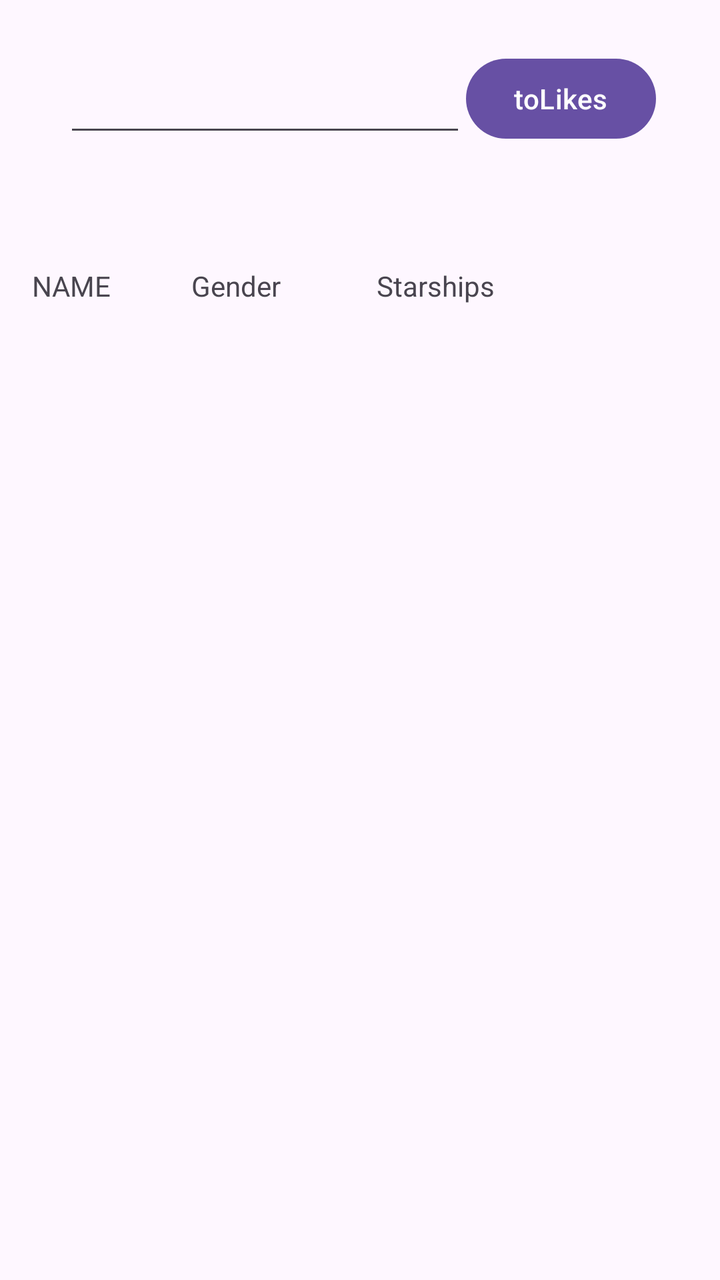
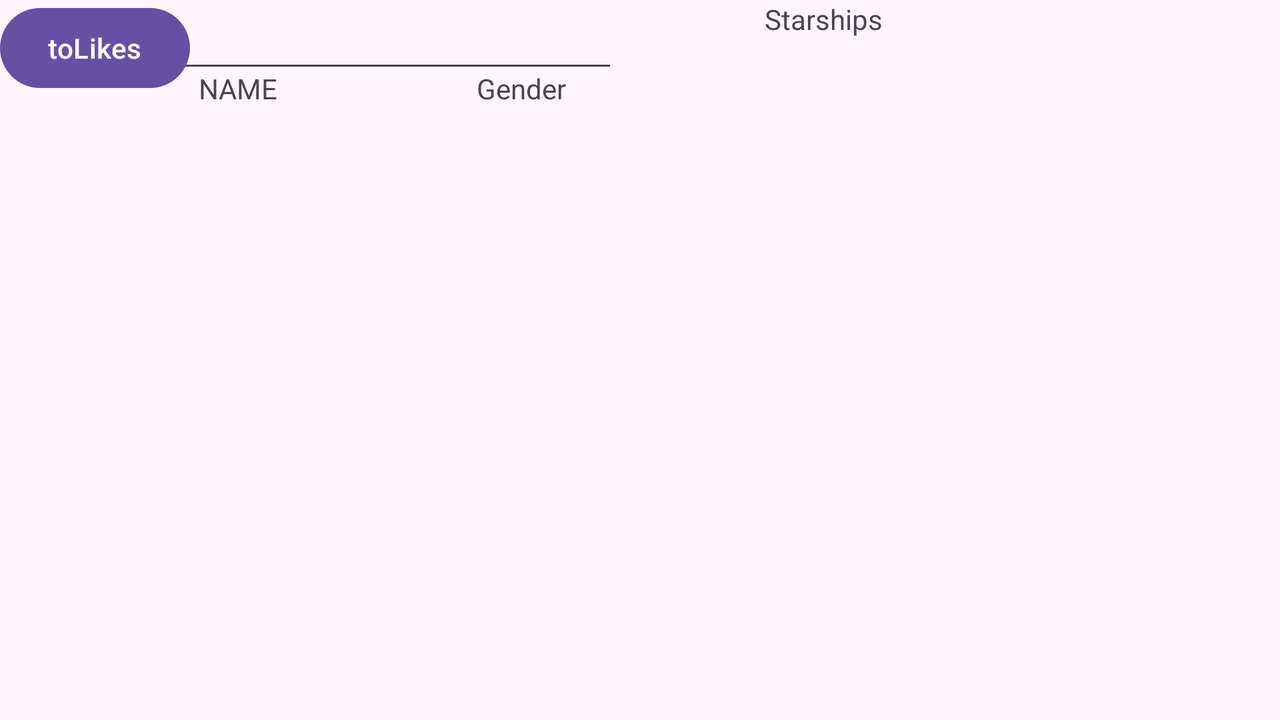

Compare how this app lays out the same screen by default and in its alternative resource folder. The renders come first, then the two layout files and the values they reference.
<!-- AndroidManifest.xml: application theme Theme.SwapiDevTest -->
<!-- res/layout/fragment_main.xml -->
<?xml version="1.0" encoding="utf-8"?>
<androidx.constraintlayout.widget.ConstraintLayout xmlns:android="http://schemas.android.com/apk/res/android"
    xmlns:app="http://schemas.android.com/apk/res-auto"
    xmlns:tools="http://schemas.android.com/tools"
    android:layout_width="match_parent"
    android:layout_height="match_parent"
    tools:context=".PRESENTATION.UI.Fragments.MainFragment">

    <androidx.constraintlayout.widget.ConstraintLayout
        android:id="@+id/constraintLayout2"
        android:layout_width="match_parent"
        android:layout_height="wrap_content"
        app:layout_constraintTop_toBottomOf="@+id/edittext"
        tools:layout_editor_absoluteX="-16dp">

        <TextView
            android:id="@+id/textView4"
            android:layout_width="wrap_content"
            android:layout_height="wrap_content"
            android:text="                      "
            app:layout_constraintEnd_toEndOf="parent"
            app:layout_constraintStart_toEndOf="@+id/textView3"
            app:layout_constraintTop_toTopOf="@+id/textView3" />

        <TextView
            android:id="@+id/textView3"
            android:layout_width="wrap_content"
            android:layout_height="wrap_content"
            android:layout_marginStart="48dp"
            android:text="Starships"
            app:layout_constraintStart_toEndOf="@+id/textView2"
            app:layout_constraintTop_toTopOf="@+id/textView2" />

        <TextView
            android:id="@+id/textView2"
            android:layout_width="wrap_content"
            android:layout_height="wrap_content"
            android:layout_marginStart="40dp"
            android:text="Gender"
            app:layout_constraintStart_toEndOf="@+id/textView"
            app:layout_constraintTop_toTopOf="@+id/textView" />

        <TextView
            android:id="@+id/textView"
            android:layout_width="wrap_content"
            android:layout_height="wrap_content"
            android:layout_marginStart="16dp"
            android:layout_marginTop="60dp"
            android:text="NAME"
            app:layout_constraintStart_toStartOf="parent"
            app:layout_constraintTop_toTopOf="parent" />
    </androidx.constraintlayout.widget.ConstraintLayout>

    <EditText
        android:id="@+id/edittext"
        android:layout_width="0dp"
        android:layout_height="wrap_content"
        android:layout_marginStart="32dp"
        android:layout_marginTop="32dp"
        app:layout_constraintEnd_toStartOf="@+id/button_to_likes"
        app:layout_constraintStart_toStartOf="parent"
        app:layout_constraintTop_toTopOf="parent" />

    <androidx.recyclerview.widget.RecyclerView
        android:id="@+id/recyclerView"
        android:layout_width="match_parent"
        android:layout_height="0dp"
        app:layout_constraintBottom_toBottomOf="parent"
        app:layout_constraintTop_toBottomOf="@+id/constraintLayout2" />

    <Button
        android:id="@+id/button_to_likes"
        android:layout_width="wrap_content"
        android:layout_height="wrap_content"
        android:layout_marginEnd="32dp"
        android:text="toLikes"
        app:layout_constraintBottom_toBottomOf="@+id/edittext"
        app:layout_constraintEnd_toEndOf="parent" />

</androidx.constraintlayout.widget.ConstraintLayout>
<!-- resources referenced by this layout -->
<resources>
  <style name="Theme.SwapiDevTest" parent="Base.Theme.SwapiDevTest" />
  <style name="Base.Theme.SwapiDevTest" parent="Theme.Material3.DayNight.NoActionBar">
          
          
      </style>
</resources>
<!-- res/layout-land/fragment_main.xml (the repository's variant of the layout above) -->
<!-- drawn on the phone turned sideways -->
<?xml version="1.0" encoding="utf-8"?>
<androidx.constraintlayout.widget.ConstraintLayout xmlns:android="http://schemas.android.com/apk/res/android"
    xmlns:app="http://schemas.android.com/apk/res-auto"
    xmlns:tools="http://schemas.android.com/tools"
    android:layout_width="match_parent"
    android:layout_height="match_parent"
    tools:context=".PRESENTATION.UI.Fragments.MainFragment">

    <EditText
        android:id="@+id/edittext"
        android:layout_width="309dp"
        android:layout_height="wrap_content"
        tools:layout_editor_absoluteX="8dp"
        tools:layout_editor_absoluteY="3dp" />

    <androidx.recyclerview.widget.RecyclerView
        android:id="@+id/recyclerView"
        android:layout_width="match_parent"
        android:layout_height="0dp"
        app:layout_constraintBottom_toBottomOf="parent" />

    <Button
        android:id="@+id/button_to_likes"
        android:layout_width="wrap_content"
        android:layout_height="wrap_content"
        android:text="toLikes"
        tools:layout_editor_absoluteX="317dp" />

    <TextView
        android:id="@+id/textView"
        android:layout_width="wrap_content"
        android:layout_height="wrap_content"
        android:text="NAME"
        app:layout_constraintBottom_toBottomOf="@+id/textView2"
        app:layout_constraintEnd_toStartOf="@+id/textView2"
        app:layout_constraintHorizontal_bias="0.5"
        app:layout_constraintStart_toStartOf="parent" />

    <TextView
        android:id="@+id/textView2"
        android:layout_width="wrap_content"
        android:layout_height="wrap_content"
        android:layout_marginTop="28dp"
        android:text="Gender"
        app:layout_constraintBottom_toBottomOf="@+id/textView3"
        app:layout_constraintEnd_toStartOf="@+id/textView3"
        app:layout_constraintHorizontal_bias="0.5"
        app:layout_constraintStart_toEndOf="@+id/textView"
        app:layout_constraintTop_toBottomOf="@+id/edittext" />

    <TextView
        android:id="@+id/textView3"
        android:layout_width="wrap_content"
        android:layout_height="wrap_content"
        android:text="Starships"
        app:layout_constraintEnd_toStartOf="@+id/textView4"
        app:layout_constraintHorizontal_bias="0.5"
        app:layout_constraintStart_toEndOf="@+id/textView2"
        tools:layout_editor_absoluteY="76dp" />

    <TextView
        android:id="@+id/textView4"
        android:layout_width="wrap_content"
        android:layout_height="wrap_content"
        app:layout_constraintEnd_toEndOf="parent"
        app:layout_constraintHorizontal_bias="0.5"
        app:layout_constraintStart_toEndOf="@+id/textView3"
        tools:layout_editor_absoluteY="76dp" />

</androidx.constraintlayout.widget.ConstraintLayout>
